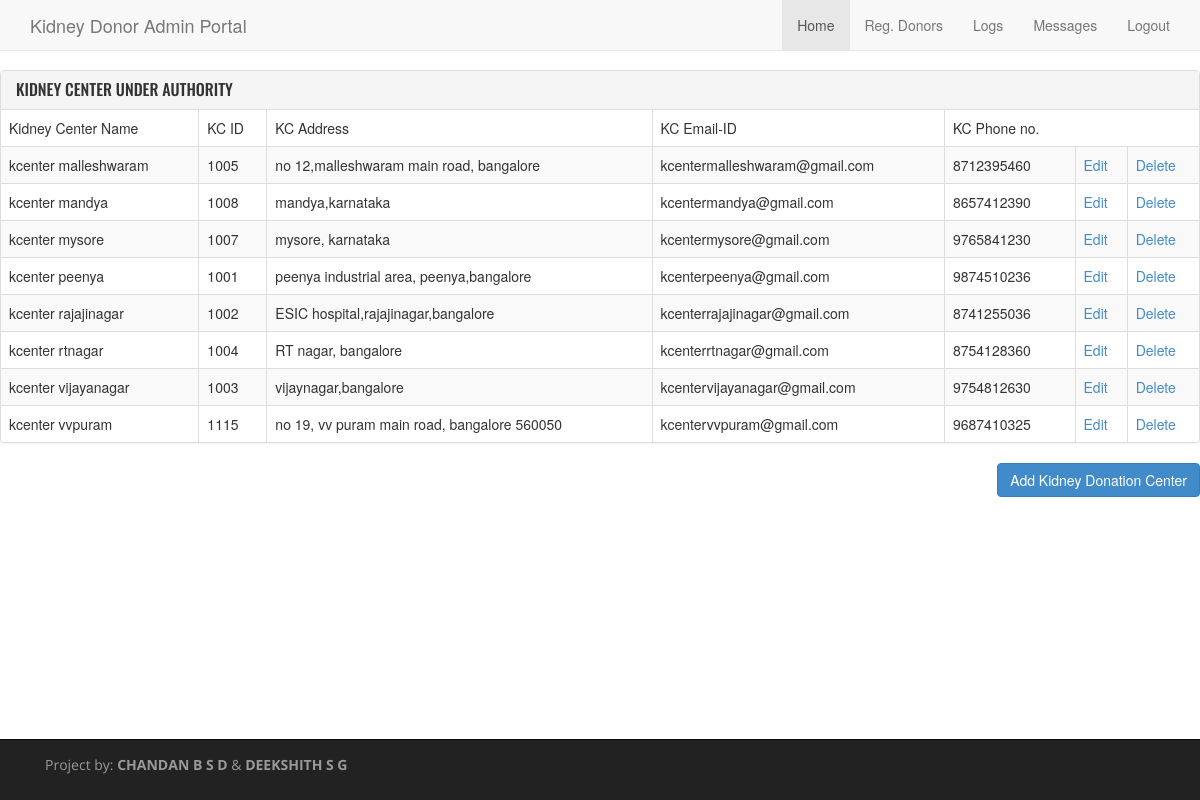
Screenshot of /admin/home_admin.php (signed in) with the database file from the repository.
### tables this page shows
CREATE TABLE `kcenter` (
  `kcname` varchar(20) NOT NULL,
  `kcid` int(5) NOT NULL,
  `kcaddr` varchar(100) NOT NULL,
  `kcemail` varchar(40) NOT NULL,
  `kcphone` bigint(15) NOT NULL
);

### admin/home_admin.php (the view, shortened to what this page needs)
<?php
      include ("includes/connect.php");
      if(!isset($_SESSION['uname'])){
          echo "<script>alert('Could not be accessed.Login again')</script>";
           header("location: http://localhost/proj/admin/index.php");
      }else{
          $query="SELECT * FROM kcenter";
          $result=mysqli_query($conn,$query);
}?>
<!DOCTYPE html>
<html lang="en">
  <head>
    <link href="css/bootstrap.min.css" rel="stylesheet">
    <link href="css/custom.css" rel="stylesheet">
    <link href="http://netdna.bootstrapcdn.com/font-awesome/4.0.3/css/font-awesome.css" rel="stylesheet">
  </head>
  <body>
    <div class="navbar navbar-default navbar-fixed-top" role="navigation">
      <div class="container">
        <div class="navbar-header">
          <a class="navbar-brand" href="#">Kidney Donor Admin Portal</a>
        </div>
        <div class="navbar-collapse collapse">
          <ul class="nav navbar-nav navbar-right">
            <li class="active"><a href="home_admin.php">Home</a></li>
            <li><a href="donor_admin.php">Reg. Donors</a></li>
            <li><a href="logs.php">Logs</a></li>
            <li><a href="contact_admin.php">Messages</a></li>
            <li><a href="logout_admin.php">Logout</a></li>
          </ul>
        </div>
      </div>
    </div>
       <div class="panel panel-default">
        <div class="panel-heading">
            <h3 class="panel-title">KIDNEY CENTER UNDER AUTHORITY</h3>
        </div>
        <table class="table table-bordered table-striped">
            <thead>
                <td>Kidney Center Name</td>
                <td>KC ID</td>
                <td>KC Address</td>
                <td>KC Email-ID</td>
                <td>KC Phone no.</td>
            </thead>
            <tbody>
            <?php while($d=mysqli_fetch_assoc($result)):?>
                <tr>
                    <td><?= $d['kcname']; ?></td>
                    <td><?= $d['kcid']; ?></td>
                    <td><?= $d['kcaddr']; ?></td>
                    <td><?= $d['kcemail']; ?></td>
                    <td><?= $d['kcphone']; ?></td>
                    <td><a href="editkcenter_admin.php?kcid=<?= $d['kcid']; ?>">Edit</a></td>
                    <td><a href="deletekcenter_admin.php?kcname=<?= $d['kcname']?>">Delete</a></td>
                </tr>
            <?php endwhile; ?>
            </tbody>
        </table></div>
        <a href="addkcenter_admin.php" class="btn btn-primary pull-right">Add Kidney Donation Center</a>
    <div class="navbar navbar-inverse navbar-fixed-bottom" role="navigation">
    	<div class="container">
    		<div class="navbar-text pull-left">
    			<p>Project by: <b>CHANDAN B S D</b> & <b>DEEKSHITH S G</b></p>
    		</div>
    	</div>
    </div>
  </body>
</html>

### admin/css/custom.css (style rules this page uses)
body { padding-top: 70px; padding-bottom: 100px; }
p { font-family: 'Open Sans', sans-serif; }
h1, h2, h3, h4, h5, h6 { font-family: 'Oswald', sans-serif; }

### rows the page displays
kcenter: kcname "kcenter malleshwaram", kcid "1005", kcaddr "no 12,malleshwaram main road, bangalore", kcemail "kcentermalleshwaram@gmail.com", kcphone "8712395460"
kcenter: kcname "kcenter mandya", kcid "1008", kcaddr "mandya,karnataka", kcemail "kcentermandya@gmail.com", kcphone "8657412390"
kcenter: kcname "kcenter mysore", kcid "1007", kcaddr "mysore, karnataka", kcemail "kcentermysore@gmail.com", kcphone "9765841230"
kcenter: kcname "kcenter peenya", kcid "1001", kcaddr "peenya industrial area, peenya,bangalore", kcemail "kcenterpeenya@gmail.com", kcphone "9874510236"
kcenter: kcname "kcenter rajajinagar", kcid "1002", kcaddr "ESIC hospital,rajajinagar,bangalore", kcemail "kcenterrajajinagar@gmail.com", kcphone "8741255036"
kcenter: kcname "kcenter rtnagar", kcid "1004", kcaddr "RT nagar, bangalore", kcemail "kcenterrtnagar@gmail.com", kcphone "8754128360"
kcenter: kcname "kcenter vijayanagar", kcid "1003", kcaddr "vijaynagar,bangalore", kcemail "kcentervijayanagar@gmail.com", kcphone "9754812630"
kcenter: kcname "kcenter vvpuram", kcid "1115", kcaddr "no 19, vv puram main road, bangalore 560050", kcemail "kcentervvpuram@gmail.com", kcphone "9687410325"
